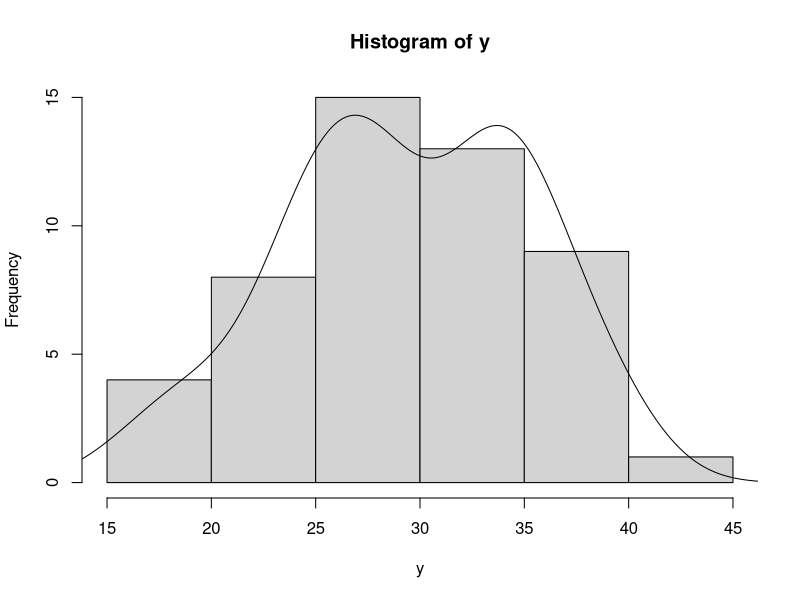
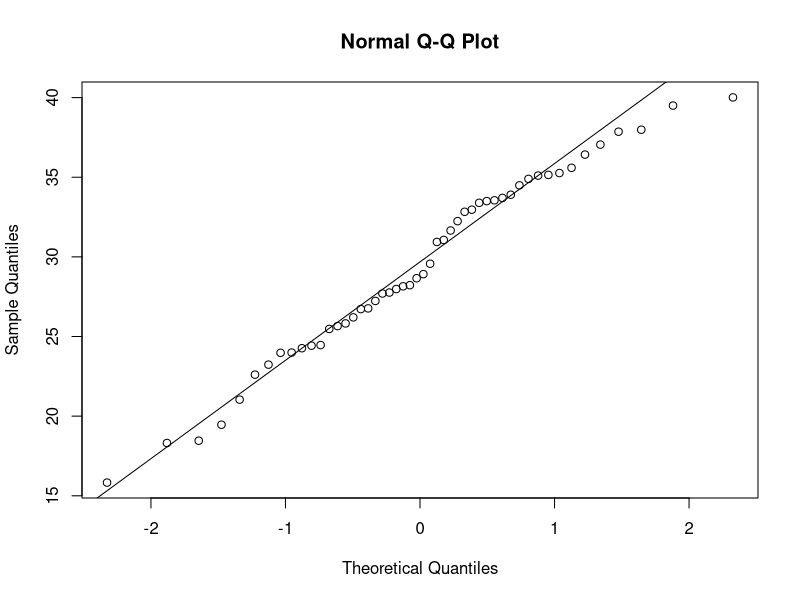
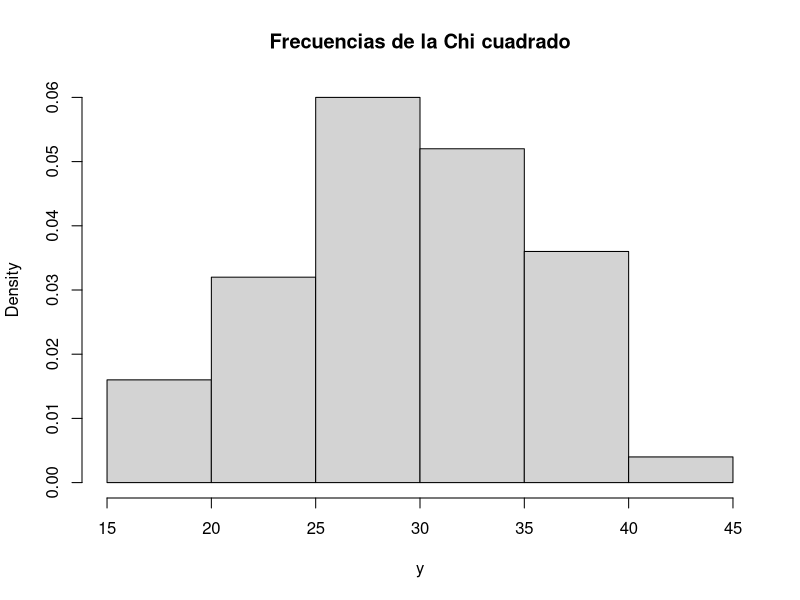
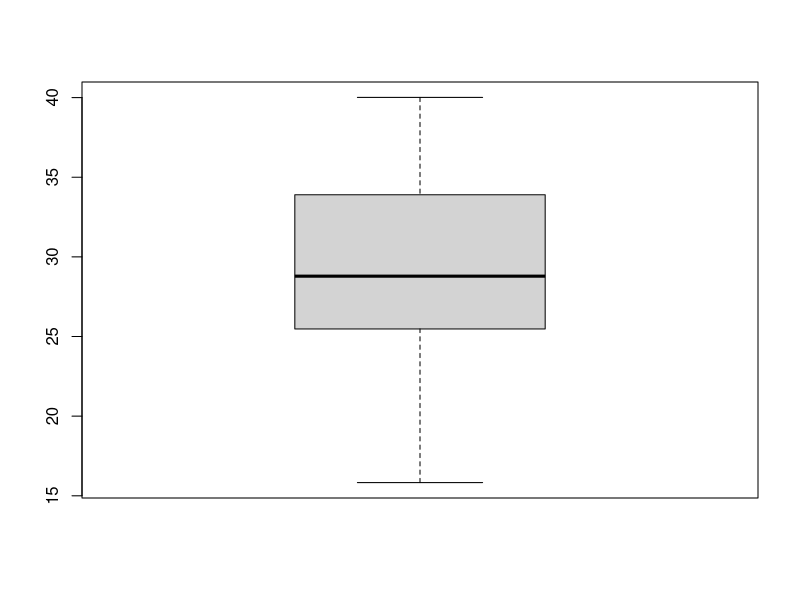
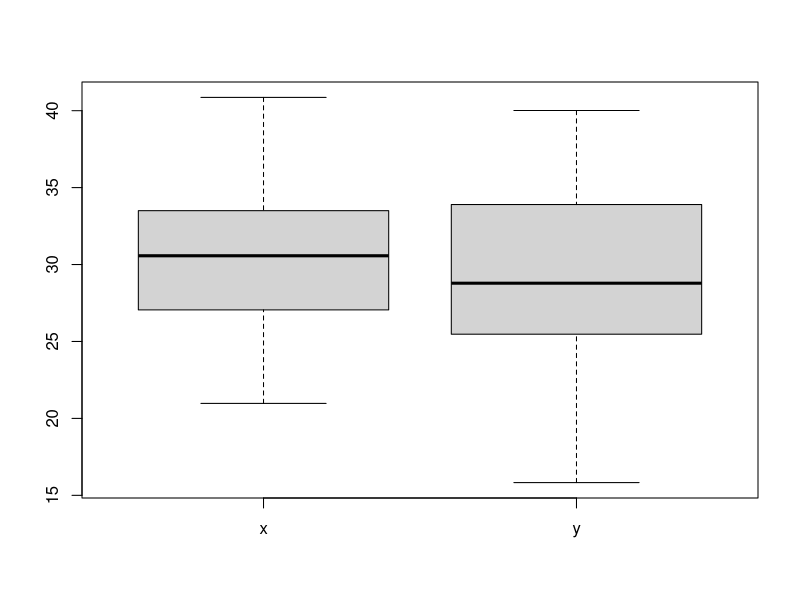
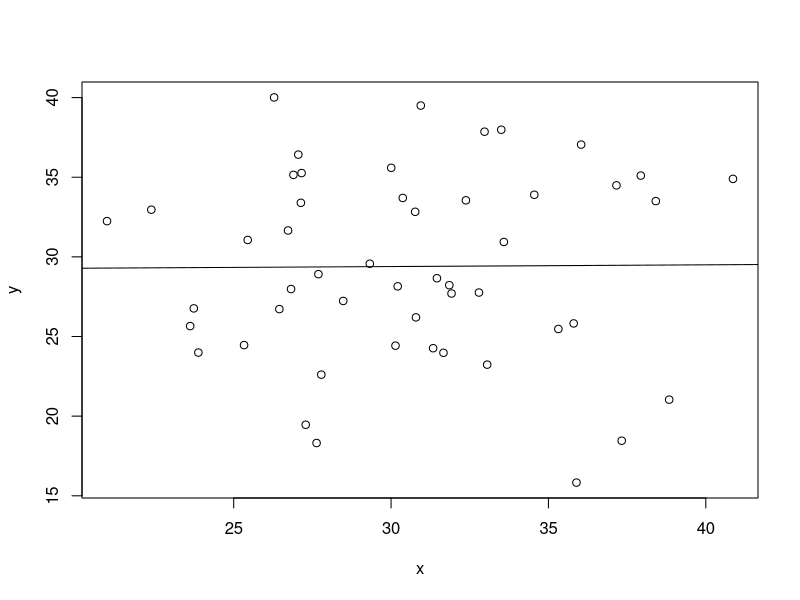
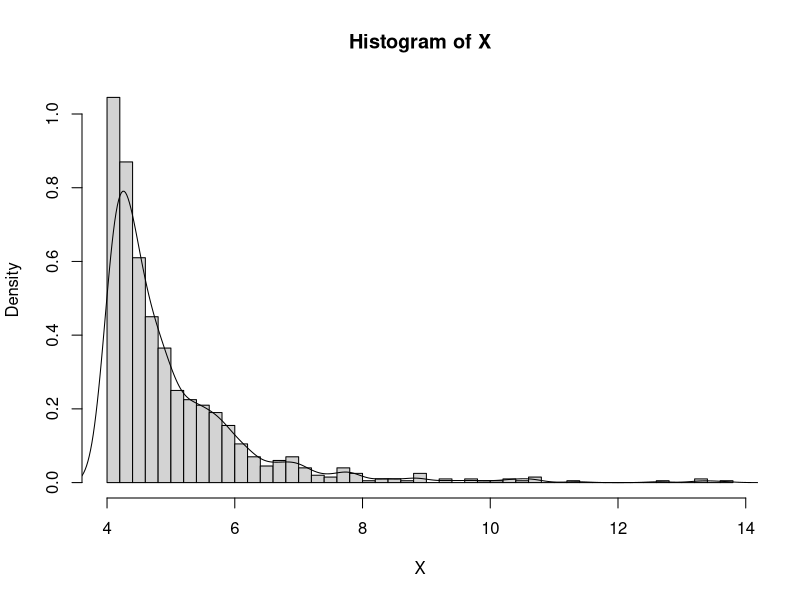

Recreate these plots in R, in order.
## ---- chunk 1
set.seed(1)
y <- rchisq(n = 50, df = 30)
x <- rnorm(n = 50, mean = 30, sd = 5)
## ---- chunk 2
mean(y)
sd(y)
quantile(y, probs = c(0.25, 0.5, 0.75))
## ---- chunk 3
h <- hist(y, plot = FALSE)

multiplier <- h$counts / h$density
mydensity <- density(y)
mydensity$y <- mydensity$y * multiplier[[1]]

plot(h)
lines(mydensity)
## ---- chunk 4
qqnorm(y)
qqline(y)
## ---- chunk 5
hist(y, freq = FALSE, main = "Frecuencias de la Chi cuadrado")
## ---- chunk 6
boxplot(y)
## ---- chunk 7
boxplot(x, y, names = c("x", "y"))
## ---- chunk 8
plot(x, y)
modelo <- lm(y ~ x)
abline(modelo)
## ---- chunk 9
apuesta <- function(dados = 4) {
    muestra <- sample(1:6, dados, replace = TRUE)
    any(muestra == 6)
    # 6 %in% muestra # alternativa
}
## ---- chunk 10
nsim <- 10000
x <- rep(4, nsim)
x <- sapply(x, apuesta)
mean(x)
print("Probabilidad exacta:")
exacta <- 1 - (5 / 6)^4
exacta
all.equal(mean(x), exacta)
## ---- chunk 11
nsim <- 1000
a <- 5
b <- 4
U <- runif(nsim)

f <- function(x) {
    ifelse(x >= b,
        a * b^a / (x^(a + 1)),
        0
    )
}

F <- function(x) {
    ifelse(x >= b,
        1 - (b / x)^a,
        0
    )
}

Finv <- function(u) {
    b / (1 - u)^(1 / a)
}

X <- sapply(U, Finv)
hist(X, freq = FALSE, breaks = "FD")
lines(density(X))

ks.test(X, F)
## ---- chunk 12
fun <- function(x) {
    1 / (1 + x^2)
}

nsim <- 1000
X <- runif(nsim)
Y <- f(X)
simuls <- cumsum(Y)
exacto <- pi / 4
